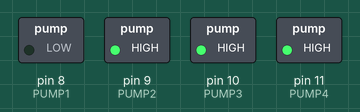
A program run on a simulated Arduino Uno, built with avr-gcc and run on an emulated ATmega328P. Parts: switched loads named in the program (green lamp = pin HIGH).

Above: at 0.6 s.
At 10.6 s:
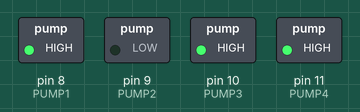
At 20.6 s:
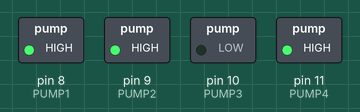
At 30.6 s:
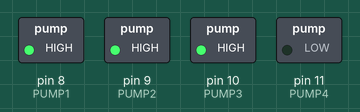
At 40.6 s:
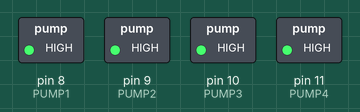
Timing chart, 0 to 42.1 s (numbered marks = the images above):
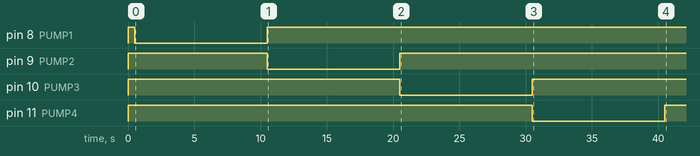

The program:

main.cpp
```cpp
#include<Arduino.h>
//#include "Napper.h"
#include "water.h"

#define ONE_DAY 86400000 // 24 * 60 * 60 * 1000

int PUMP1 = 8;
int PUMP2 = 9;
int PUMP3 = 10;
int PUMP4 = 11;

int Pin1 = 14; //A0;
int Pin2 = 14; //A1;
int Pin3 = 14; //A2;
int Pin4 = 14; //A3;

int RUN_BTN = 15;

float value1 = 0;
float value2 = 0;
float value3 = 0;
float value4 = 0;


void setup() {
  Serial.begin(9600);
  // initNapper();

  pinMode(PUMP1, OUTPUT);
  pinMode(PUMP2, OUTPUT);
  pinMode(PUMP3, OUTPUT);
  pinMode(PUMP4, OUTPUT);

  pinMode(Pin1, INPUT);
  pinMode(Pin2, INPUT);
  pinMode(Pin3, INPUT);
  pinMode(Pin4, INPUT);
  pinMode(RUN_BTN, INPUT);

  digitalWrite(PUMP1, HIGH);
  digitalWrite(PUMP2, HIGH);
  digitalWrite(PUMP3, HIGH);
  digitalWrite(PUMP4, HIGH);
  delay(500);
}

void loop() {
  water(PUMP1);
  water(PUMP2);
  water(PUMP3);
  water(PUMP4);

  delay(ONE_DAY);
}
```

water.cpp
```cpp
//
// Created by trevor on 1/28/23.
//
#include<Arduino.h>

#define ONE_MEASURE 10 * 1000 // seconds


void waterConditionally(int motor, int sensor) {
    Serial.print("MOISTURE LEVEL:");
    float value = analogRead(sensor);
    Serial.println(value);
    if(value>750)
    {
        digitalWrite(motor, LOW);
    }
    else
    {
        digitalWrite(motor, HIGH);
    }
}

void water(int pin) {
    digitalWrite(pin, LOW);
    delay(ONE_MEASURE);
    digitalWrite(pin, HIGH);
}
```

water.h
```cpp
//
// Created by trevor on 1/28/23.
//

void water(int pin);
```

Measured:
- by itself, pin 8 (PUMP1): HIGH → LOW at 0.50 s, → HIGH 10.0 s later
- by itself, pin 9 (PUMP2): HIGH → LOW at 10.5 s, → HIGH 10.0 s later
- by itself, pin 10 (PUMP3): HIGH → LOW at 20.5 s, → HIGH 10.0 s later
- by itself, pin 11 (PUMP4): HIGH → LOW at 30.5 s, → HIGH 10.0 s later
